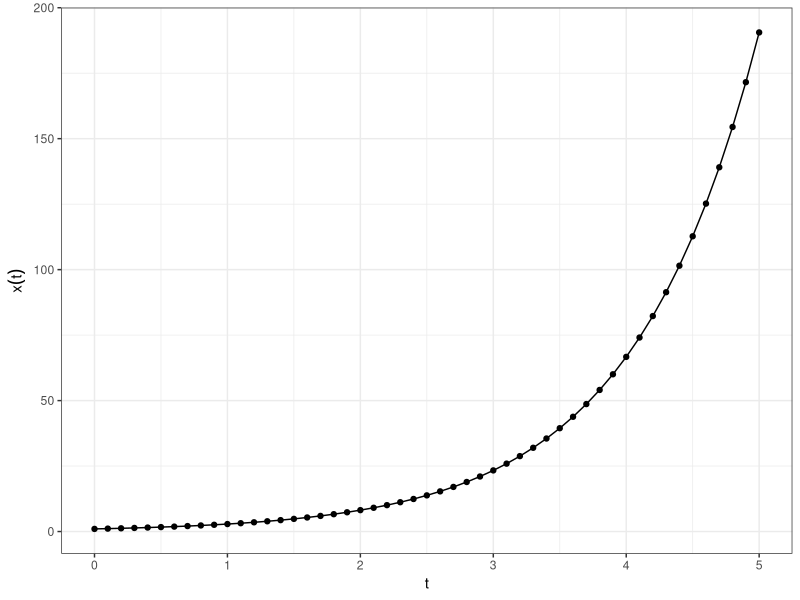
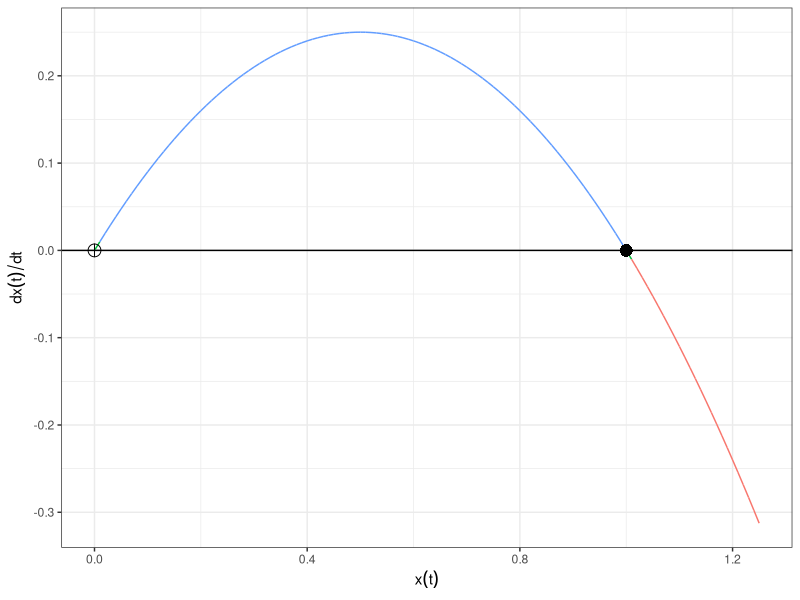
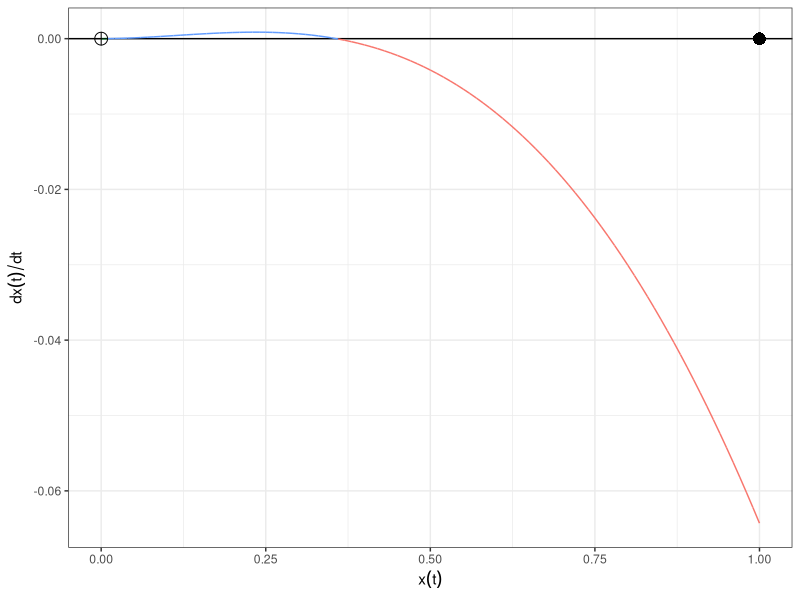

Write R code to recreate these figures, in order.
## ---- chunk 1
#| warning: false
#| message: false
#| echo: false
library(tidyverse) # plotting, data organization
library(deSolve) # integrate differential equations
## ---- chunk 2
exponential_growth <- function(t, x, parms){
  dxdt <- x * parms$rho
  return(list(dxdt))
}
## ---- chunk 3
THRESH <- 10^-10

exponential_growth <- function(t, x, parms){
  if(x < THRESH) x <- 0
  dxdt <- x * parms$rho
  return(list(dxdt))
}
## ---- chunk 4
x0 <- 1 # initial conditions
my_time <- seq(0, 5, by = 0.1) # we will observe the system at these times
parms <- list(rho = 1.05) # list of parameters
output <- ode(y = x0, # a) initial conditions
             times = my_time,  # b) time at which we observe the system
             func = exponential_growth, # c) function computing r.h.s. of ODEs
             parms = parms, # d) parameters of ODEs
             method = "ode45") # e) more on this later; this is a good general-purpose choice
## ---- chunk 5
output %>% 
  as.data.frame() %>% 
  ggplot() + aes(x = time, y = `1`) + 
  geom_point() + 
  geom_line() + 
  xlab("t") + 
  ylab(expression(x(t))) + 
  theme_bw()
## ---- chunk 6
logistic <- function(x) x * (1-x)

graphical_method <- function(x_range, x_step, dxdt, equilibria, stability){
  my_x <- seq(x_range[1], x_range[2], by = x_step)
  my_dxdt <- dxdt(my_x)
  pl <- ggplot(tibble(x = my_x, y = my_dxdt)) + 
    geom_hline(yintercept = 0) + 
    aes(x = x, y = y, colour = as.factor(sign(y)), group = 1) + 
    geom_line()
  pl <- pl + 
    geom_point(data = tibble(x = equilibria, y = 0, stability = stability), 
               aes(shape = as.character(stability)), colour = "black", size = 4) + 
    xlab(expression(x(t))) + 
    ylab(expression(dx(t)/dt)) + 
    theme_bw() + theme(legend.position = "none") + 
    scale_shape_manual(values = c("0" = 10, "1" = 16))
  return(pl)
}
graphical_method(c(0, 1.25), 0.01, logistic, c(0,1), c(0, 1))
## ---- chunk 7
u <- 1
v <- 2.5
c <- 0.35

allee <- function(x) {x * (u * x / (v + x) - c * x)}
graphical_method(c(0, 1), 0.01, allee, c(0,1), c(0, 1))
